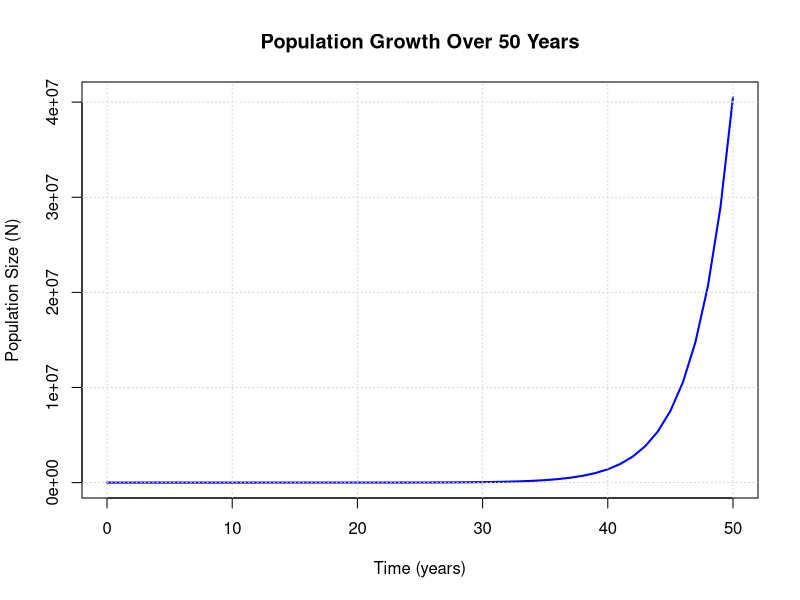
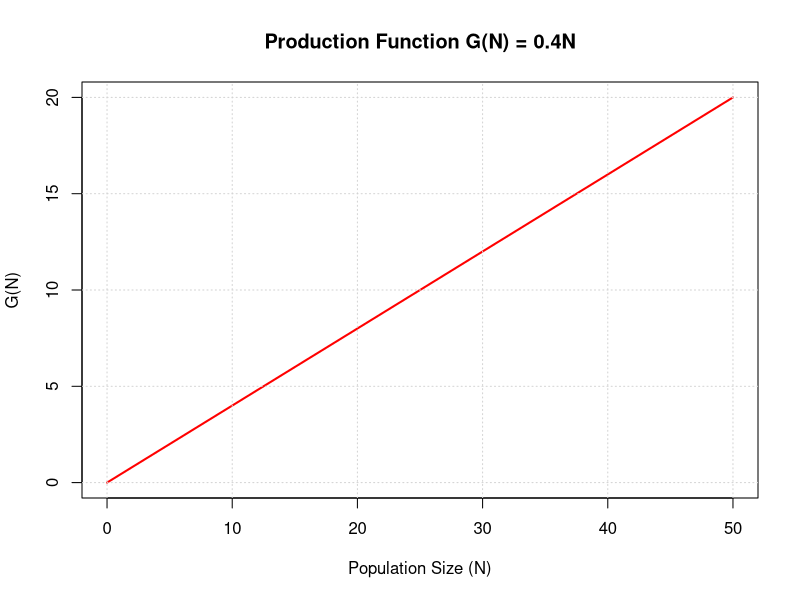
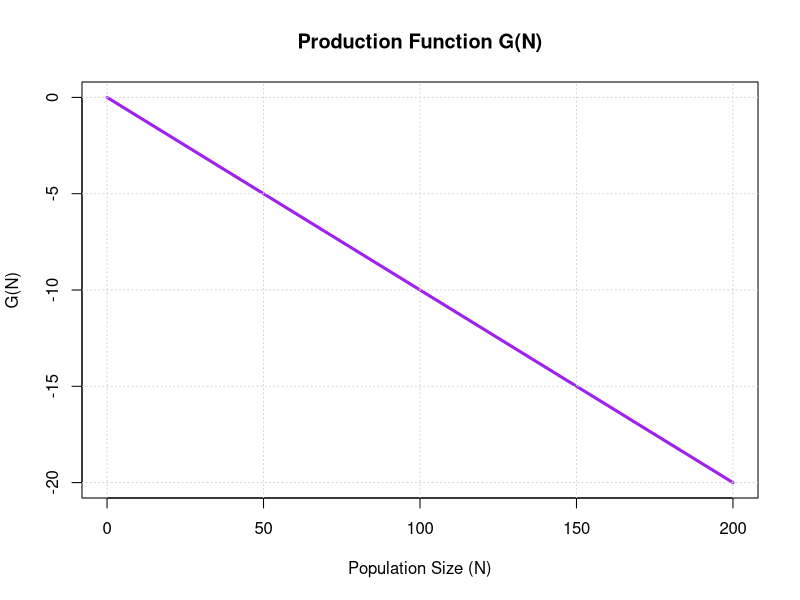

The R script that drew these images, in order:
# fishry 
#2bi
R <- 0.4
t <- 0:50
N <- numeric(length(t))
N[1] <- 2

for(i in 2:length(t)){
  N[i] <- N[i-1] + R*N[i-1]
}

plot(t, N, type="l", lwd=2, col="blue",
     xlab="Time (years)",
     ylab="Population Size (N)",
     main="Population Growth Over 50 Years")
grid()

#2bii
N <- seq(0,50,1)
G <- 0.4*N

plot(N, G, type="l", lwd=2, col="red",
     xlab="Population Size (N)",
     ylab="G(N)",
     main="Production Function G(N) = 0.4N")
grid()

#2cii

N <- seq(0,200,1)
G <- -0.1*N

plot(N, G,
     type = "l",
     col = "purple",        # line color
     lwd = 3,            # bold/thick line
     xlab = "Population Size (N)",
     ylab = "G(N)",
     main = "Production Function G(N)")
grid()

#3a

library(readxl)

data <- read_excel("Paramecium_aurelia.xlsx")

N <- data$Paramecium

lambda <- N[-1] / N[-length(N)]

R <- lambda - 1

results <- data.frame(
  N = N[-length(N)],
  lambda = lambda,
  R = R
)

print(results)
